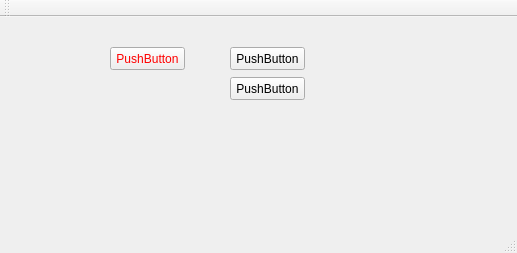
<?xml version="1.0" encoding="UTF-8"?>
<ui version="4.0">
 <class>MainWindow</class>
 <widget class="QMainWindow" name="MainWindow">
  <property name="geometry">
   <rect>
    <x>0</x>
    <y>0</y>
    <width>517</width>
    <height>253</height>
   </rect>
  </property>
  <property name="windowTitle">
   <string>MainWindow</string>
  </property>
  <property name="styleSheet">
   <string notr="true">#pushButton { color: #FF0000 }</string>
  </property>
  <widget class="QWidget" name="centralWidget">
   <widget class="QPushButton" name="pushButton">
    <property name="geometry">
     <rect>
      <x>110</x>
      <y>30</y>
      <width>75</width>
      <height>23</height>
     </rect>
    </property>
    <property name="styleSheet">
     <string notr="true">color: #FF0000</string>
    </property>
    <property name="text">
     <string>PushButton</string>
    </property>
   </widget>
   <widget class="QPushButton" name="pushButton_2">
    <property name="geometry">
     <rect>
      <x>230</x>
      <y>30</y>
      <width>75</width>
      <height>23</height>
     </rect>
    </property>
    <property name="text">
     <string>PushButton</string>
    </property>
   </widget>
   <widget class="QPushButton" name="pushButton_3">
    <property name="geometry">
     <rect>
      <x>230</x>
      <y>60</y>
      <width>75</width>
      <height>23</height>
     </rect>
    </property>
    <property name="text">
     <string>PushButton</string>
    </property>
   </widget>
  </widget>
  <widget class="QMenuBar" name="menuBar">
   <property name="geometry">
    <rect>
     <x>0</x>
     <y>0</y>
     <width>517</width>
     <height>21</height>
    </rect>
   </property>
  </widget>
  <widget class="QToolBar" name="mainToolBar">
   <attribute name="toolBarArea">
    <enum>TopToolBarArea</enum>
   </attribute>
   <attribute name="toolBarBreak">
    <bool>false</bool>
   </attribute>
  </widget>
  <widget class="QStatusBar" name="statusBar"/>
 </widget>
 <layoutdefault spacing="6" margin="11"/>
 <resources/>
 <connections/>
 <slots>
  <slot>mySlot()</slot>
 </slots>
</ui>
